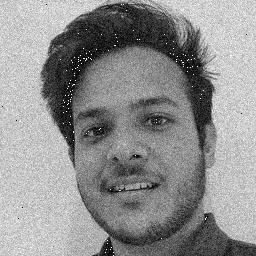
#> input picture gblur.jpg, 256 x 256 px
$ python Task5.py   (older library calls are emulated)
#> lines starting #> are read from the running program, lines starting #| are printed output that depends on the picture
### Task4.py
from PIL import Image
from PIL import ImageOps
from numpy import pi, mgrid, exp, square, zeros, ravel, dot, uint8
from itertools import product
import math
import numpy as np
import random
from scipy.ndimage import gaussian_filter
import cv2
import matplotlib.pyplot as plt
import matplotlib.image as mpimg
from skimage import io, color


#creating a gaussian random noise
# [5 lines left out: function add_noise, not called in this run]


#Gaussian Blur implementation
def my_Gauss_filter(k_size,sigma):
    gaussian_filter = np.zeros((k_size, k_size), np.float32)
    m = k_size//2
    n = k_size//2
    sum=0.0
    for x in range(-m, m+1):
        for y in range(-n, n+1):
            #applying the formula for 2-D Gaussian
            x1 = 2*np.pi*(sigma**2)
            x2 = np.exp(-(x**2 + y**2)/(2* sigma**2))
            gaussian_filter[x+m, y+n] = (1/x1)*x2
            sum+=gaussian_filter[x+m,y+n]
    gaussian_filter/=sum
    return gaussian_filter
def apply_gaussian():
    img = np.array(Image.open('gblur.jpg'))
#> img is the input picture: shape (256, 256); min 0, max 255, mean 143
    img_out = img.copy()
    gaussian_filter=my_Gauss_filter(5,5)
    gaussian_filter =np.flip(np.flip(gaussian_filter, 1), 0) # rotating the filter 180 degress for convolution
    height = img.shape[0]
#> height = 256
    width = img.shape[1]
#> width = 256
    for i in range(height-4): # avoiding corners
        for j in range(width-4):
            img_out[i][j]=np.sum(img[i:i+5,j:j+5]*gaussian_filter)

    return img_out


# [67 lines that do not run on import are left out]

### Task5.py
from PIL import Image
from PIL import ImageOps
from numpy import pi, mgrid, exp, square, zeros, ravel, dot, uint8
from itertools import product
import math
import numpy as np
import random
from scipy.ndimage import gaussian_filter
import cv2
import matplotlib.pyplot as plt
import matplotlib.image as mpimg
from skimage import io, color
from Task4 import apply_gaussian

#Implementing our own  Sobel Filter
def my_sobel_filter(img):
    sobel_outcome = np.copy(img)
    g_outcome=np.zeros((img.shape))
    size = sobel_outcome.shape

    #Creating kernels for sobel filter
    F1=np.array([[-1 ,0, 1],
                 [-2, 0, 2],
                 [-1, 0, 1]])
    F2=F1.T
    for i in range(size[0] - 2):
        for j in range(size[1] - 2):
            gx=np.sum(img[i:i+3,j:j+3]*np.flip(np.flip(F1, 1), 0) ) # 180 degree rotated
            gy=np.sum(img[i:i+3,j:j+3]*np.flip(np.flip(F2, 1), 0) ) # 180 degree rotated
            #Computing the sum of square root and putting it to our new array
            sobel_outcome[i][j] = np.sqrt(gx**2 + gy**2)
            #Clipping the outcome to have min of 0 and max of 255
            sobel_outcome = np.clip(sobel_outcome,0,255)
#     plt.imshow(g_outcome)
#     plt.savefig('sobel_y.png')
    return sobel_outcome
smoothed_image = apply_gaussian()
image=Image.open('Q4_crop.jpg')
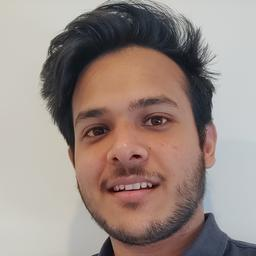
#> input picture Q4_crop.jpg, 256 x 256 px
#> image is the input picture: PIL image 256x256 RGB; mean R, G, B 154.7, 139.8, 133.5
image_gray = image.convert('L')
image_gray=np.array(image_gray)
image1=Image.open('gblur.jpg')
gblur=np.array(image1)

sobimg=my_sobel_filter(smoothed_image)
sobimg_=my_sobel_filter(image_gray)
fig, axes = plt.subplots(nrows=1, ncols=3, figsize=(20, 5))
axes[0].imshow(gblur)
axes[0].set_title(" Image with noise ",fontsize=16)
axes[2].imshow(sobimg)
axes[2].set_title(" Applying Sobel after Gaussian Blur ",fontsize=10)
axes[1].imshow(sobimg_)
axes[1].set_title(" Applying Sobel without Gaussian Blur ",fontsize=10)


#Testing on other face images
Q4im=Image.open('face 01 u6734495.jpg').convert('L')
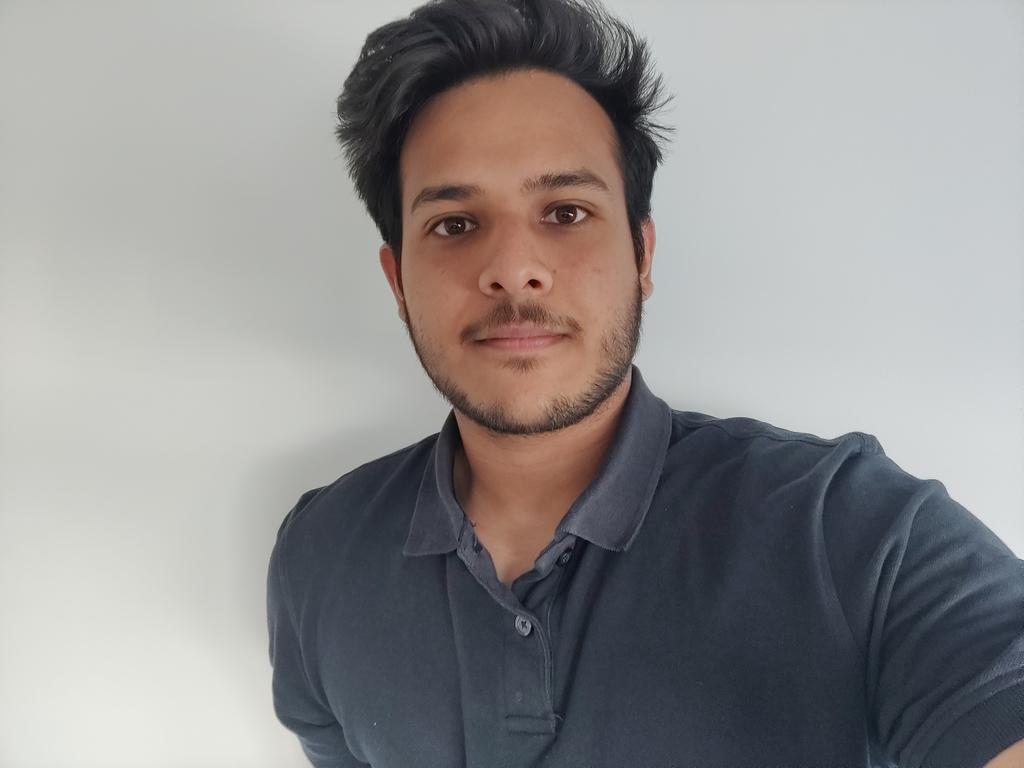
#> input picture face 01 u6734495.jpg, 1024 x 768 px
Q4im_arr=np.array(Q4im)
q=Q4im_arr[0:450:,300:700]
q=Image.fromarray(q)
a=my_sobel_filter(np.array(q))
#> after the loop in my_sobel_filter (call 3), `for i in range(size[0] - 2):`:
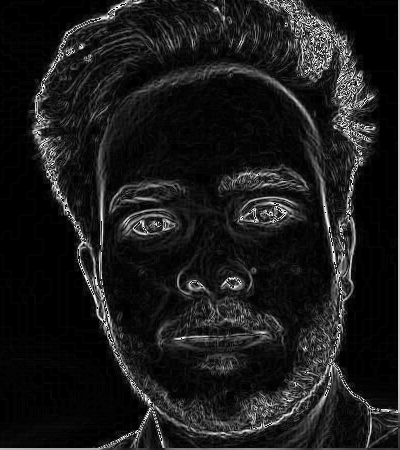
#> sobel_outcome: shape (450, 400); min 0, max 255, mean 27.4
Q4im1=Image.open('face 02 u6734495.jpg').convert('L')
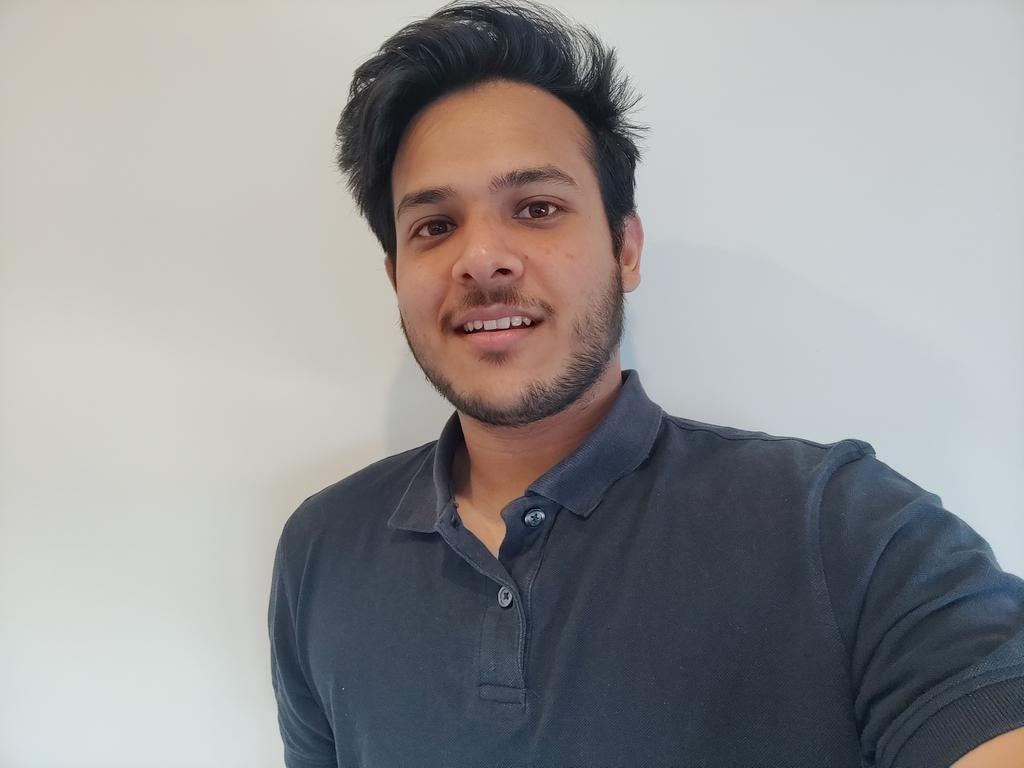
#> input picture face 02 u6734495.jpg, 1024 x 768 px
Q4im1_arr=np.array(Q4im1)
b=Q4im1_arr[0:450:,300:700]
b=Image.fromarray(b)
h=my_sobel_filter(np.array(b))
#> after the loop in my_sobel_filter (call 4), `for i in range(size[0] - 2):`:
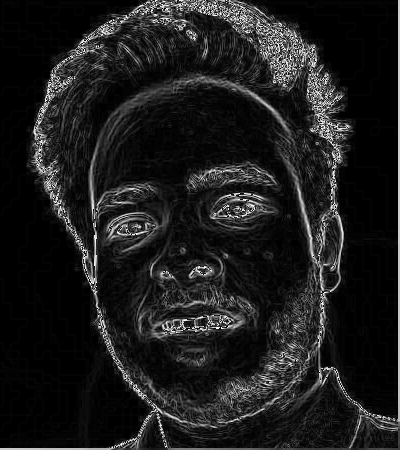
#> sobel_outcome: shape (450, 400); min 0, max 255, mean 29.1

# plotting
fig, axes = plt.subplots(nrows=1, ncols=2, figsize=(20, 5))
axes[0].imshow(a)
axes[0].set_title("Sobel Testing on 2nd image ",fontsize=16)
axes[1].imshow(h)
axes[1].set_title("Sobel Testing on 3rd image ",fontsize=16)


#Inbuilt Sobel
blur=Image.open('Gaussian_blur_output.jpg')
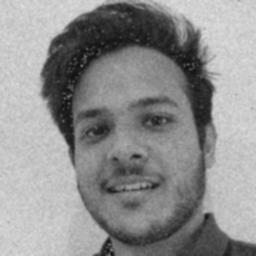
#> input picture Gaussian_blur_output.jpg, 256 x 256 px
#> blur is the input picture: PIL image 256x256 L; min 10, max 224, mean 143.1
sobelx = cv2.Sobel(np.array(blur),cv2.CV_64F,1,0,ksize=3)  # x
sobely = cv2.Sobel(np.array(blur),cv2.CV_64F,0,1,ksize=3)  # y
G=np.sqrt(sobelx**2 + sobely**2)
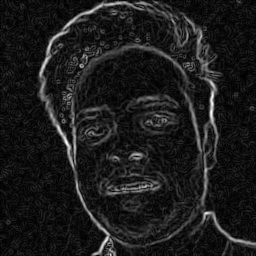
#> G: shape (256, 256) float64; min 0, max 395.1, mean 43.7; drawn with min black and max white
#fig, ax = plt.subplots()
#ax.imshow(G)
fig, axes = plt.subplots(nrows=1, ncols=2, figsize=(20, 5))
axes[0].imshow(sobimg)
axes[0].set_title("My sobel ",fontsize=16)
axes[1].imshow(G)
axes[1].set_title("Inbuilt Sobel ",fontsize=16)


plt.show()
